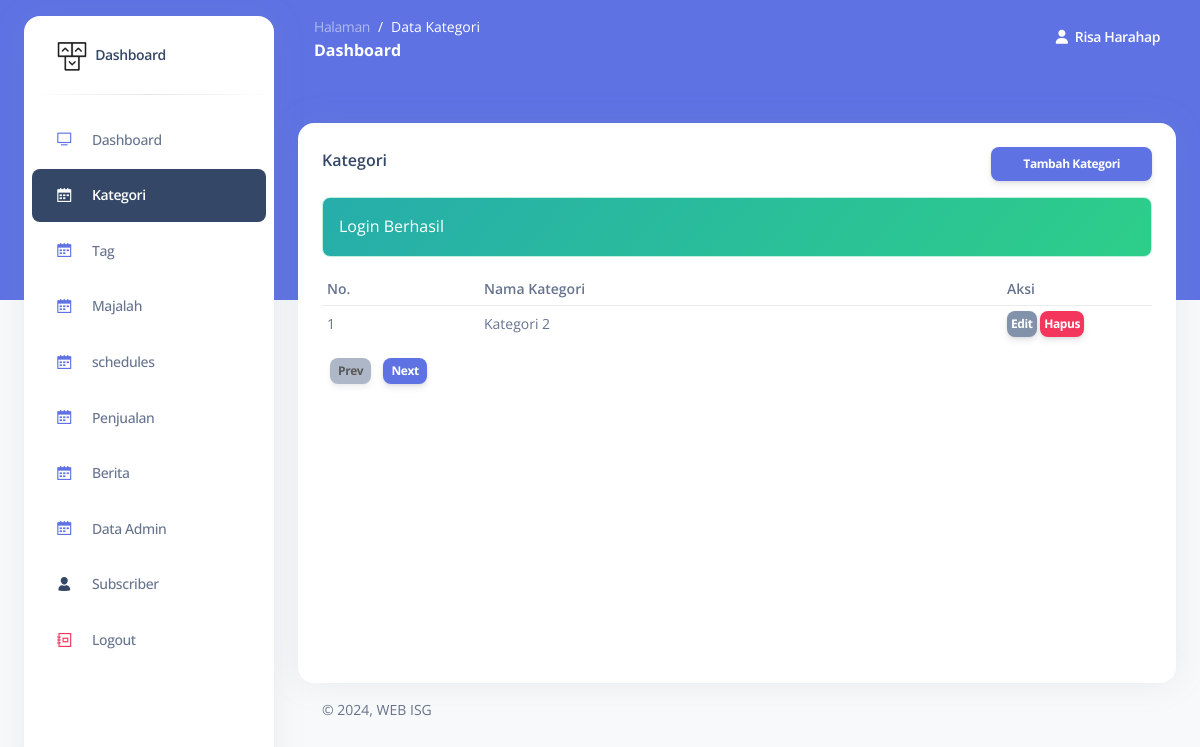
The app's page /admin/kategori.php (signed in), older data.
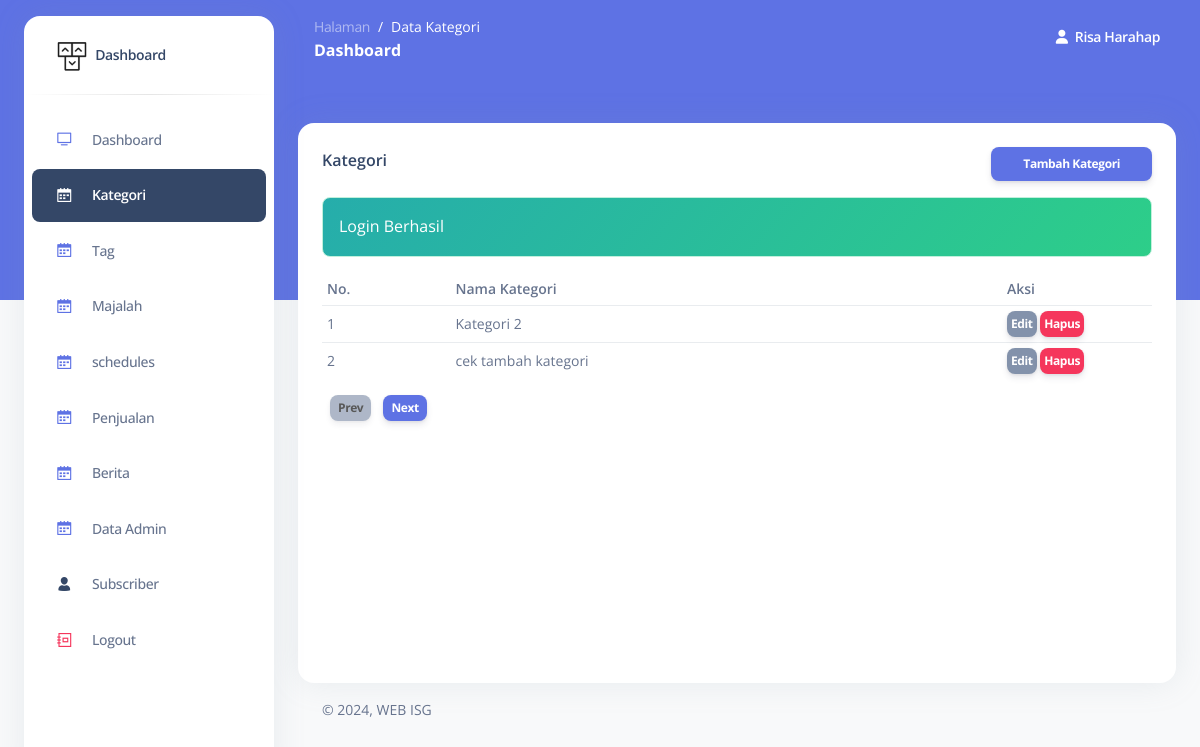
The same page, newer data.
### tables this page shows
CREATE TABLE `kategori` (
  `id_kategori` int NOT NULL,
  `nama` varchar(100) NOT NULL DEFAULT '0'
);

### admin/function/query.php (called while the page is built, shortened)
<?php
function query_select($table, $role = [])
{
  global $conn;
  $sql = "SELECT * FROM $table";
  if (isset($role['limit'])) {
    $sql .= " LIMIT " . $role['limit'];
  }
  $result = mysqli_query($conn, $sql);
  $rows = [];
  while ($row = mysqli_fetch_assoc($result)) {
    $rows[] = $row;
  }
  return $rows;
}

### admin/kategori.php (the view, shortened to what this page needs)
<?php
$dataCount = 10;
$page = getPage();
$first = $page > 1 ? ($page * $dataCount) - $dataCount : 0;
$previousPage = $page - 1;
$nextPage = $page + 1;
$data = query_select("kategori", [
	"limit" => "$first, $dataCount",
]);
 ?>
<!DOCTYPE html>
<html lang="en">
<body class="g-sidenav-show   bg-gray-100">
  <main class="main-content position-relative border-radius-lg ">
    <div class="container-fluid py-4">
      <div class="row mt-4">
        <div class="col-lg-12 mb-lg-0 mb-4">
          <div class="card " style="min-height: 70vh">
            <div class="card-body">
            	<div class="d-flex justify-content-between">
	              <h6 class="mb-2">Kategori</h6>
            		<a href="kategori-add.php" class="btn btn-sm btn-primary">Tambah Kategori</a>
            	</div>
	            <div class="table-responsive">
	              <table class="table align-items-center ">
	              	<thead>
	              		<tr>
	              			<th>No.</th>
	              			<th>Nama Kategori</th>
	              			<th style="width: 150px">Aksi</th>
	              		</tr>
	              	</thead>
	                <tbody>
	                	<?php if ($data): ?>
	                		<?php $no = 1; ?>
	                		<?php foreach ($data as $val): ?>
	                			<tr>
	                				<td><?= $first + $no++ ?></td>
	                				<td><?= $val["nama"] ?></td>
	                				<td>
	                					<a href="kategori-edit.php?id=<?= $val["id_kategori"] ?>" class="p-1 mb-0 btn btn-sm btn-secondary">Edit</a>
	                					<a href="hapus.php?id=<?= $val["id_kategori"] ?>&data=kategori" class="p-1 mb-0 btn btn-sm btn-danger">Hapus</a>
	                				</td>
	                			</tr>
	                		<?php endforeach ?>
	                	<?php endif ?>
	                </tbody>
	              </table>
	              <?php if ($data): ?>
	              <div class="d-flex justify-content-start">
                      <div>
                          <a href="?page=<?= $previousPage ?><?= get("q") ? "&q=" . get("q") : "" ?>" class="btn btn-sm ms-2 py-1 px-2 btn-secondary <?= $page == 1 ? "disabled" : "" ?>">Prev</a>
                          <a href="?page=<?= $nextPage ?><?= get("q") ? "&q=" . get("q") : "" ?>" class="btn btn-sm ms-2 py-1 px-2 btn-primary">Next</a>
                      </div>
                  </div>
	            </div>
	              <?php endif ?>
            </div>
          </div>
        </div>
      </div>
    </div>
  </main>
</body>
</html>

Row changes from the older to the newer data that the page shows:
added kategori: no "2", nama "cek tambah kategori"
